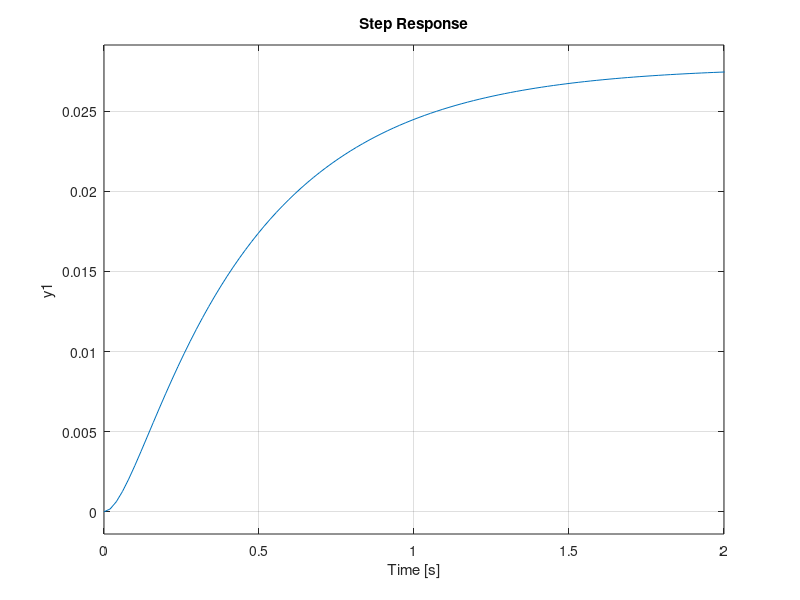
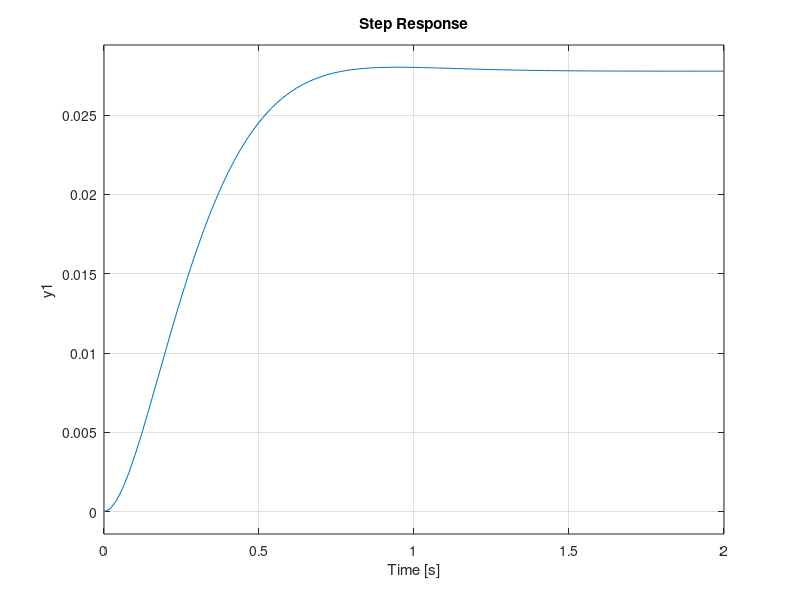
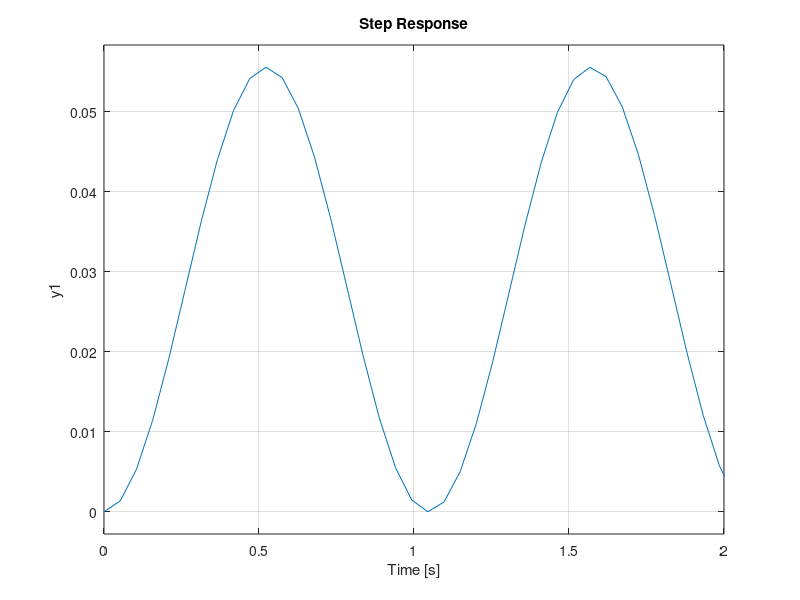

Recreate these plots in MATLAB, in order.

j=0;
for i = [18 10 0] 
    
    j = j+1 ;
    
    den = [1 i 36];
    num = 1;
    
    TF = tf(num,den);
    
    figure(j)
    step(TF)
    xlim([0,2])
    
end